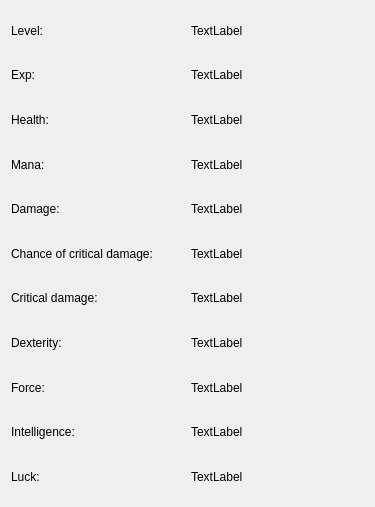
<?xml version="1.0" encoding="UTF-8"?>
<ui version="4.0">
 <class>MoreCharacteristics</class>
 <widget class="QDialog" name="MoreCharacteristics">
  <property name="geometry">
   <rect>
    <x>0</x>
    <y>0</y>
    <width>375</width>
    <height>507</height>
   </rect>
  </property>
  <property name="windowTitle">
   <string>Dialog</string>
  </property>
  <layout class="QGridLayout" name="gridLayout">
   <item row="8" column="0">
    <widget class="QLabel" name="Force">
     <property name="text">
      <string>Force:</string>
     </property>
    </widget>
   </item>
   <item row="9" column="0">
    <widget class="QLabel" name="Intelligence">
     <property name="text">
      <string>Intelligence:</string>
     </property>
    </widget>
   </item>
   <item row="0" column="0">
    <widget class="QLabel" name="Level">
     <property name="text">
      <string>Level:</string>
     </property>
    </widget>
   </item>
   <item row="7" column="0">
    <widget class="QLabel" name="Dexterity">
     <property name="text">
      <string>Dexterity:</string>
     </property>
    </widget>
   </item>
   <item row="3" column="0">
    <widget class="QLabel" name="Mana">
     <property name="text">
      <string>Mana:</string>
     </property>
    </widget>
   </item>
   <item row="6" column="0">
    <widget class="QLabel" name="CriticalDamage">
     <property name="text">
      <string>Critical damage:</string>
     </property>
    </widget>
   </item>
   <item row="10" column="0">
    <widget class="QLabel" name="Luck">
     <property name="text">
      <string>Luck:</string>
     </property>
    </widget>
   </item>
   <item row="2" column="0">
    <widget class="QLabel" name="Health">
     <property name="text">
      <string>Health:</string>
     </property>
    </widget>
   </item>
   <item row="1" column="0">
    <widget class="QLabel" name="Exp">
     <property name="text">
      <string>Exp:</string>
     </property>
    </widget>
   </item>
   <item row="5" column="0">
    <widget class="QLabel" name="ChanceOfCriticalDamage">
     <property name="text">
      <string>Chance of critical damage:</string>
     </property>
    </widget>
   </item>
   <item row="4" column="0">
    <widget class="QLabel" name="Damage">
     <property name="text">
      <string>Damage:</string>
     </property>
    </widget>
   </item>
   <item row="0" column="1">
    <widget class="QLabel" name="LevelLabel">
     <property name="text">
      <string>TextLabel</string>
     </property>
    </widget>
   </item>
   <item row="1" column="1">
    <widget class="QLabel" name="ExperienceLabel">
     <property name="text">
      <string>TextLabel</string>
     </property>
    </widget>
   </item>
   <item row="2" column="1">
    <widget class="QLabel" name="HealthLabel">
     <property name="text">
      <string>TextLabel</string>
     </property>
    </widget>
   </item>
   <item row="3" column="1">
    <widget class="QLabel" name="ManaLabel">
     <property name="text">
      <string>TextLabel</string>
     </property>
    </widget>
   </item>
   <item row="4" column="1">
    <widget class="QLabel" name="DamgeLabel">
     <property name="text">
      <string>TextLabel</string>
     </property>
    </widget>
   </item>
   <item row="5" column="1">
    <widget class="QLabel" name="ChanceLabel">
     <property name="text">
      <string>TextLabel</string>
     </property>
    </widget>
   </item>
   <item row="6" column="1">
    <widget class="QLabel" name="CriticalLabel">
     <property name="text">
      <string>TextLabel</string>
     </property>
    </widget>
   </item>
   <item row="7" column="1">
    <widget class="QLabel" name="DexterityLabel">
     <property name="text">
      <string>TextLabel</string>
     </property>
    </widget>
   </item>
   <item row="8" column="1">
    <widget class="QLabel" name="ForceLabel">
     <property name="text">
      <string>TextLabel</string>
     </property>
    </widget>
   </item>
   <item row="9" column="1">
    <widget class="QLabel" name="IntelligenceLabel">
     <property name="text">
      <string>TextLabel</string>
     </property>
    </widget>
   </item>
   <item row="10" column="1">
    <widget class="QLabel" name="LucklLabel">
     <property name="text">
      <string>TextLabel</string>
     </property>
    </widget>
   </item>
  </layout>
 </widget>
 <resources/>
 <connections/>
</ui>
